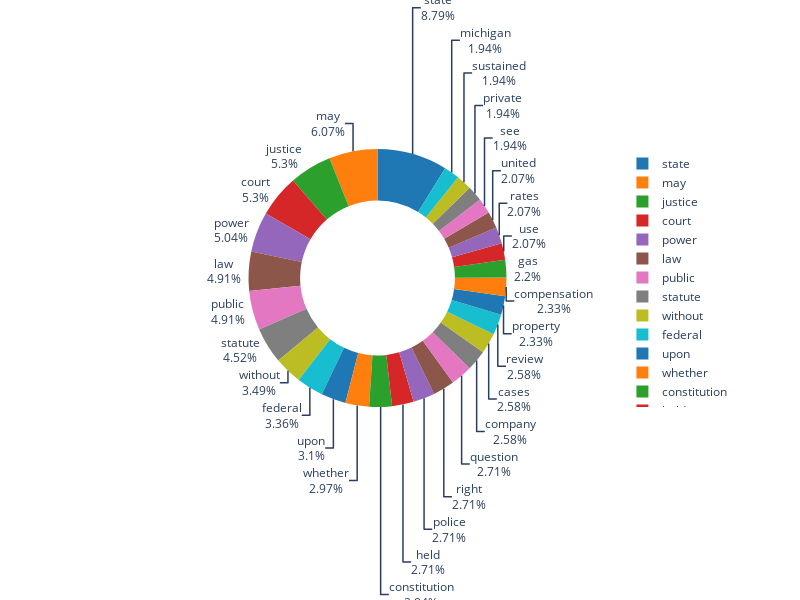

Notebook code for this chart:
### Code cell
n = 30
pal = list(sns.color_palette(palette='tab10', n_colors=n).as_hex())

import plotly.express as px

fig = px.pie(counts_df[0:30], values='count', names='word', color_discrete_sequence=pal)

fig.update_traces(textposition='outside', textinfo='percent+label', hole=.6, hoverinfo='label+percent+name')

fig.update_layout(width=800, height=600, margin=dict(t=0, l=0, r=0, b=0))
fig.show()

### Figure 1 — Plotly figure (JSON) as saved in the notebook; plotly's stock layout.template omitted (floating-point values rounded to 4 significant figures)
{"data": [{"domain": {"x": [0, 1], "y": [0, 1]}, "hole": 0.6, "hoverinfo": "label+percent+name", "hovertemplate": "word=%{label}<br>count=%{value}<extra></extra>", "labels": ["state", "may", "justice", "court", "power", "law", "public", "statute", "without", "federal", "upon", "whether", "constitution", "held", "police", "right", "question", "company", "cases", "review", "property", "compensation", "gas", "use", "rates", "united", "see", "private", "sustained", "michigan"], "legendgroup": "", "name": "", "showlegend": true, "textinfo": "percent+label", "textposition": "outside", "type": "pie", "values": [68, 47, 41, 41, 39, 38, 38, 35, 27, 26, 24, 23, 22, 21, 21, 21, 21, 20, 20, 20, 18, 18, 17, 16, 16, 16, 15, 15, 15, 15]}], "layout": {"height": 600, "legend": {"tracegroupgap": 0}, "margin": {"b": 0, "l": 0, "r": 0, "t": 0}, "piecolorway": ["#1f77b4", "#ff7f0e", "#2ca02c", "#d62728", "#9467bd", "#8c564b", "#e377c2", "#7f7f7f", "#bcbd22", "#17becf", "#1f77b4", "#ff7f0e", "#2ca02c", "#d62728", "#9467bd", "#8c564b", "#e377c2", "#7f7f7f", "#bcbd22", "#17becf", "#1f77b4", "#ff7f0e", "#2ca02c", "#d62728", "#9467bd", "#8c564b", "#e377c2", "#7f7f7f", "#bcbd22", "#17becf"], "width": 800}}
